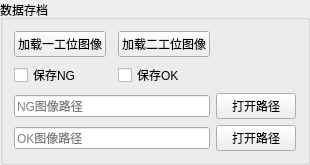
    <widget class="QGroupBox" name="groupBox">
     <property name="title">
      <string>数据存档</string>
     </property>
     <layout class="QGridLayout" name="gridLayout_7">
      <item row="0" column="0">
       <widget class="QPushButton" name="pushButton_LoadFirstImage">
        <property name="text">
         <string>加载一工位图像</string>
        </property>
       </widget>
      </item>
      <item row="2" column="0" colspan="3">
       <widget class="QLineEdit" name="lineEdit_NGPath">
        <property name="readOnly">
         <bool>true</bool>
        </property>
        <property name="placeholderText">
         <string>NG图像路径</string>
        </property>
       </widget>
      </item>
      <item row="2" column="3">
       <widget class="QPushButton" name="pushButton_LoadNGPath">
        <property name="maximumSize">
         <size>
          <width>120</width>
          <height>16777215</height>
         </size>
        </property>
        <property name="text">
         <string>打开路径</string>
        </property>
       </widget>
      </item>
      <item row="3" column="0" colspan="3">
       <widget class="QLineEdit" name="lineEdit_OKPath">
        <property name="readOnly">
         <bool>true</bool>
        </property>
        <property name="placeholderText">
         <string>OK图像路径</string>
        </property>
       </widget>
      </item>
      <item row="3" column="3">
       <widget class="QPushButton" name="pushButton_LoadOKPath">
        <property name="text">
         <string>打开路径</string>
        </property>
       </widget>
      </item>
      <item row="1" column="0">
       <widget class="QCheckBox" name="checkBox_SaveNG">
        <property name="text">
         <string>保存NG</string>
        </property>
       </widget>
      </item>
      <item row="1" column="2">
       <widget class="QCheckBox" name="checkBox_SaveOK">
        <property name="text">
         <string>保存OK</string>
        </property>
       </widget>
      </item>
      <item row="0" column="2">
       <widget class="QPushButton" name="pushButton_LoadSecondImage">
        <property name="text">
         <string>加载二工位图像</string>
        </property>
       </widget>
      </item>
     </layout>
    </widget>
